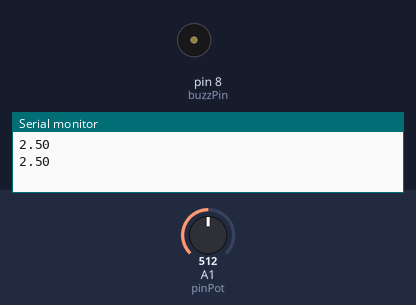
Simulated run of this sketch. Board: Arduino Uno, built with avr-gcc and run on an emulated ATmega328P. Parts: buzzer (waves = sounding, pin HIGH), the last lines printed to the serial monitor. Inputs (shaded band) come from the test bench; at power-on: A1 (pinPot) = 512.

Above: at 0.95 s.
1.7 s: A1 (pinPot) set to 427
5.2 s: A1 (pinPot) set to 399
At 5.9 s:
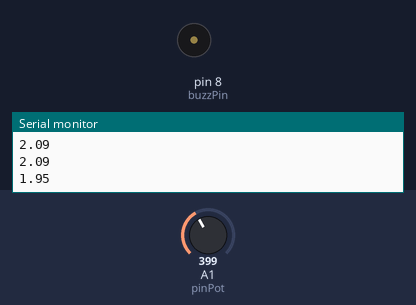
7.1 s: A1 (pinPot) set to 511
At 7.8 s:
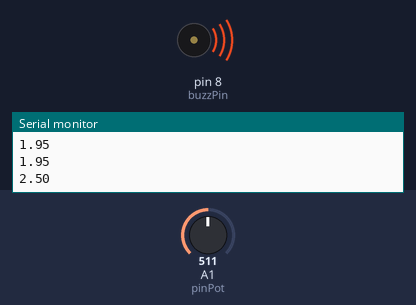
10.7 s: A1 (pinPot) set to 306
At 11.5 s:
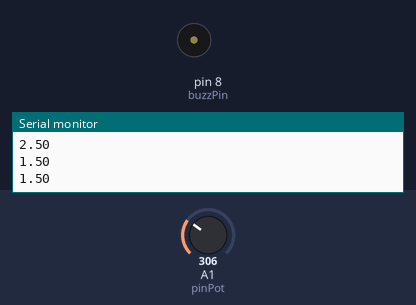
Timing chart, 0 to 13.6 s (numbered marks = the images above; inputs shaded):
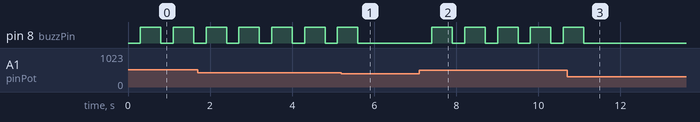

Measured:
- the behaviour switches between 410 and 409 on A1 (pinPot) (found by bisection; images 0 and 1)
- after the input at 5.2 s, pin 8 (buzzPin): goes on until 5.6 s, then stays LOW
- after the input at 7.1 s, pin 8 (buzzPin): alternates HIGH for 0.50 s and LOW for 0.30 s, starting after 0.31 s
- after the input at 10.7 s, pin 8 (buzzPin): goes on until 11.1 s, then stays LOW
- by itself, pin 8 (buzzPin): alternates HIGH for 0.50 s and LOW for 0.30 s

The sketch:

Buzzer.ino
```cpp
int potVal;
int pinPot = A1;
int myNumb;
int buzzPin = 8;
float V1;

int dt = 2000;
void setup() {
  // put your setup code here, to run once:
Serial.begin(9600);
pinMode(buzzPin, OUTPUT);
pinMode(pinPot, INPUT);
}

void loop() {
  // put your main code here, to run repeatedly:

potVal = analogRead(pinPot);
V1 = (5./1023.)*potVal;
Serial.println(V1);
delay(300);


if (V1 > 2. ){
  digitalWrite(buzzPin, HIGH);
  delay(500);
  digitalWrite(buzzPin, LOW);
}
}
```
